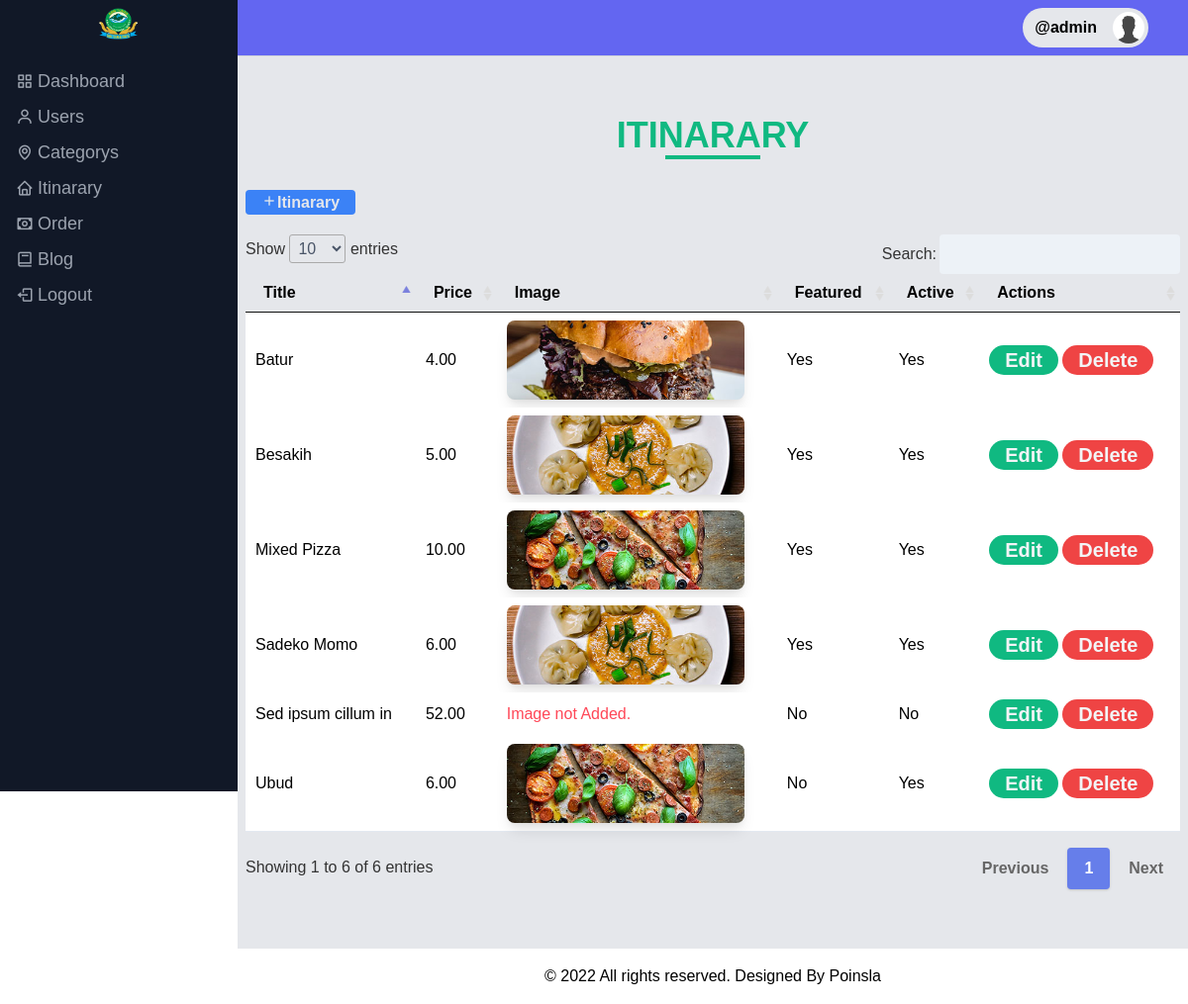
Page /admin/manage-food.php (signed in) on the committed database.
### tables this page shows
CREATE TABLE `tbl_food` (
  `id` int(10) UNSIGNED NOT NULL,
  `category_id` int(10) UNSIGNED NOT NULL,
  `title` varchar(100) NOT NULL,
  `description` text NOT NULL,
  `price` decimal(10,2) NOT NULL,
  `image_name` varchar(255) NOT NULL,
  `featured` varchar(10) NOT NULL,
  `active` varchar(10) NOT NULL
);

### admin/manage-food.php (the view, shortened to what this page needs)
<?php include('partials/menu.php'); ?>
<div class="bg-gray-200 md:ml-16 lg:ml-60 px-2 py-10">
    <div class="py-5">
        <h1 class="text-center text-green-500 font-semibold text-4xl uppercase">Itinarary</h1>
        <div class="flex justify-center">
            <div class="h-1 w-24 mb-3 bg-green-500"></div>
        </div>
    </div>
    <a href="<?php echo SITEURL; ?>admin/add-food.php" class="bg-blue-500 px-4 font-semibold rounded py-1 text-gray-200"><i class="bx bx-plus"></i>Itinarary</a>
    <div class="py-5 overflow-x-scroll">
        <table id="category-destination">
            <thead>
                <tr>
                    <th>Title</th>
                    <th>Price</th>
                    <th>Image</th>
                    <th>Featured</th>
                    <th>Active</th>
                    <th>Actions</th>
                </tr>
            </thead>
            <tbody>
                <?php
                $sql = "SELECT * FROM tbl_food ORDER BY id DESC";
                $res = mysqli_query($conn, $sql);
                $count = mysqli_num_rows($res);
                if ($count > 0) {
                    while ($row = mysqli_fetch_assoc($res)) {
                        $id = $row['id'];
                        $title = $row['title'];
                        $price = $row['price'];
                        $image_name = $row['image_name'];
                        $featured = $row['featured'];
                        $active = $row['active'];
                ?>
                        <tr>
                            <td><?= $title; ?></td>
                            <td><?= $price; ?></td>
                            <td>
                                <?php
                                if ($image_name != "") {
                                ?>
                                    <img src="<?= SITEURL; ?>images/food/<?= $image_name; ?>" class="h-20 w-60 bg-indigo-500 rounded-lg object-cover shadow-lg object-center" />
                                <?php
                                } else {
                                    echo "<div class='error'>Image not Added.</div>";
                                }
                                ?>
                            </td>
                            <td><?= $featured; ?></td>
                            <td><?= $active; ?></td>
                            <td>
                                <a href="<?= SITEURL; ?>admin/update-food.php?id=<?= $id; ?>" class="bg-green-500 py-1 px-4 rounded-full text-xl font-semibold text-gray-100">Edit</a>
                                <a href="<?= SITEURL; ?>admin/delete-food.php.php?id=<?= $id; ?>&image_name=<?= $image_name; ?>" class="bg-red-500 py-1 px-4 rounded-full text-xl font-semibold text-gray-100">Delete</a>
                            </td>
                        </tr>
                    <?php
                    }
                }
                ?>
            </tbody>
        </table>
    </div>
</div>
<?php include('partials/footer.php'); ?>

### css/admin.css (style rules this page uses)
* { margin: 0; padding: 0; font-family: Arial, Helvetica, sans-serif; }
.text-center { text-align: center; }
table tr th { border-bottom: 1px solid black; padding: 1%; text-align: left; }
table tr td { padding: 1%; }
.error { color: #ff4757; }

### assets/css/styles.css (style rules this page uses)
*, *::before, *::after { box-sizing: border-box; }
:root { -moz-tab-size: 4; -o-tab-size: 4; tab-size: 4; }
html { line-height: 1.15; -webkit-text-size-adjust: 100%; }
body { margin: 0; }
body { font-family: system-ui, -apple-system, 'Segoe UI', Roboto, Helvetica, Arial, sans-serif, 'Apple Color Emoji', 'Segoe UI Emoji'; }
table { text-indent: 0; border-color: inherit; }
blockquote, dl, dd, h1, h2, h3, h4, h5, h6, hr, figure, p, pre { margin: 0; }
html { font-family: ui-sans-serif, system-ui, -apple-system, BlinkMacSystemFont, "Segoe UI", Roboto, "Helvetica Neue", Arial, "Noto Sans", sans-serif, "Apple Color Emoji", "Segoe UI Emoji", "Segoe UI Symbol", "Noto Color Emoji"; line-height: 1.5; }
body { font-family: inherit; line-height: inherit; }
img { border-style: solid; }
table { border-collapse: collapse; }
h1, h2, h3, h4, h5, h6 { font-size: inherit; font-weight: inherit; }
a { color: inherit; text-decoration: inherit; }
img, svg, video, canvas, audio, iframe, embed, object { display: block; vertical-align: middle; }
img, video { max-width: 100%; height: auto; }
* { --tw-shadow: 0 0 #0000; --tw-ring-inset: var(--tw-empty, ); --tw-ring-offset-width: 0px; --tw-ring-offset-color: #fff; --tw-ring-color: rgba(59, 130, 246, 0.5); --tw-ring-offset-shadow: 0 0 #0000; --tw-ring-shadow: 0 0 #0000; }
.mb-3 { margin-bottom: 0.75rem; }
.flex { display: flex; }
.h-1 { height: 0.25rem; }
.h-20 { height: 5rem; }
.w-24 { width: 6rem; }
.w-60 { width: 15rem; }
.justify-center { justify-content: center; }
.overflow-x-scroll { overflow-x: scroll; }
.rounded-full { border-radius: 9999px; }
.rounded { border-radius: 0.25rem; }
.rounded-lg { border-radius: 0.5rem; }
.bg-gray-200 { --tw-bg-opacity: 1; background-color: rgba(229, 231, 235, var(--tw-bg-opacity)); }
.bg-green-500 { --tw-bg-opacity: 1; background-color: rgba(16, 185, 129, var(--tw-bg-opacity)); }
.bg-blue-500 { --tw-bg-opacity: 1; background-color: rgba(59, 130, 246, var(--tw-bg-opacity)); }
.bg-indigo-500 { --tw-bg-opacity: 1; background-color: rgba(99, 102, 241, var(--tw-bg-opacity)); }
.bg-red-500 { --tw-bg-opacity: 1; background-color: rgba(239, 68, 68, var(--tw-bg-opacity)); }
.object-cover { -o-object-fit: cover; object-fit: cover; }
.object-center { -o-object-position: center; object-position: center; }
.px-4 { padding-left: 1rem; padding-right: 1rem; }
.px-2 { padding-left: 0.5rem; padding-right: 0.5rem; }
.py-10 { padding-top: 2.5rem; padding-bottom: 2.5rem; }
.py-5 { padding-top: 1.25rem; padding-bottom: 1.25rem; }
.py-1 { padding-top: 0.25rem; padding-bottom: 0.25rem; }
.text-center { text-align: center; }
.text-4xl { font-size: 2.25rem; line-height: 2.5rem; }
.text-xl { font-size: 1.25rem; line-height: 1.75rem; }
.font-semibold { font-weight: 600; }
.uppercase { text-transform: uppercase; }
.text-green-500 { --tw-text-opacity: 1; color: rgba(16, 185, 129, var(--tw-text-opacity)); }
.text-gray-100 { --tw-text-opacity: 1; color: rgba(243, 244, 246, var(--tw-text-opacity)); }
.text-gray-200 { --tw-text-opacity: 1; color: rgba(229, 231, 235, var(--tw-text-opacity)); }
.shadow-lg { --tw-shadow: 0 10px 15px -3px rgba(0, 0, 0, 0.1), 0 4px 6px -2px rgba(0, 0, 0, 0.05); box-shadow: var(--tw-ring-offset-shadow, 0 0 #0000), var(--tw-ring-shadow, 0 0 #0000), var(--tw-shadow); }
@media (min-width: 768px) { .md\:ml-16 { margin-left: 4rem; } }
@media (min-width: 1024px) { .lg\:ml-60 { margin-left: 15rem; } }

### rows in the picture
tbl_food: title "Sed ipsum cillum in", price "52.00", image_name "Image not Added.", featured "No", active "No"
tbl_food: title "Mixed Pizza", price "10.00", image_name (picture), featured "Yes", active "Yes"
tbl_food: title "Sadeko Momo", price "6.00", image_name (picture), featured "Yes", active "Yes"
tbl_food: title "Ubud", price "6.00", image_name (picture), featured "No", active "Yes"
tbl_food: title "Batur", price "4.00", image_name (picture), featured "Yes", active "Yes"
tbl_food: title "Besakih", price "5.00", image_name (picture), featured "Yes", active "Yes"

### other values in the picture
$_SESSION['user'] "admin"
